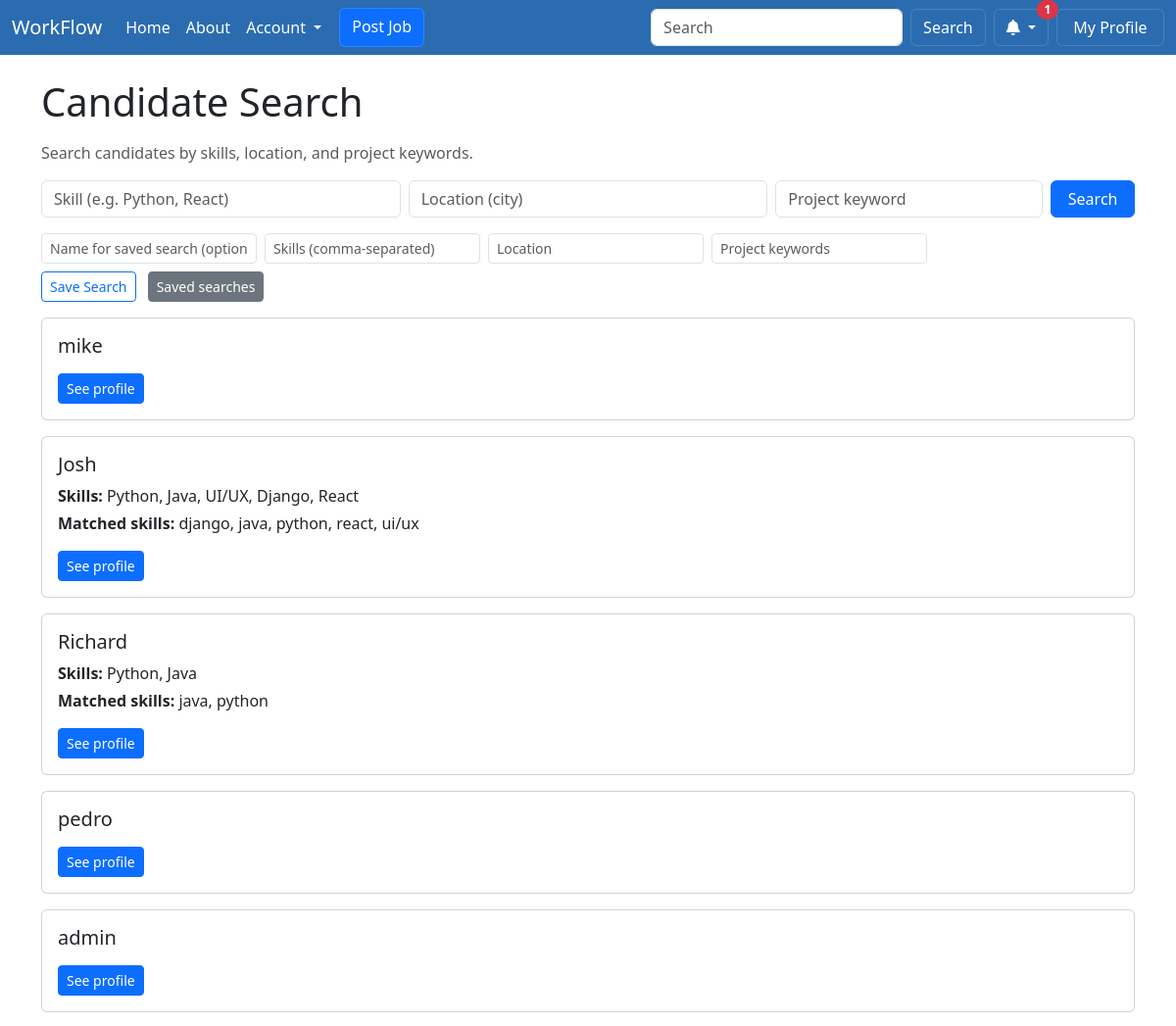
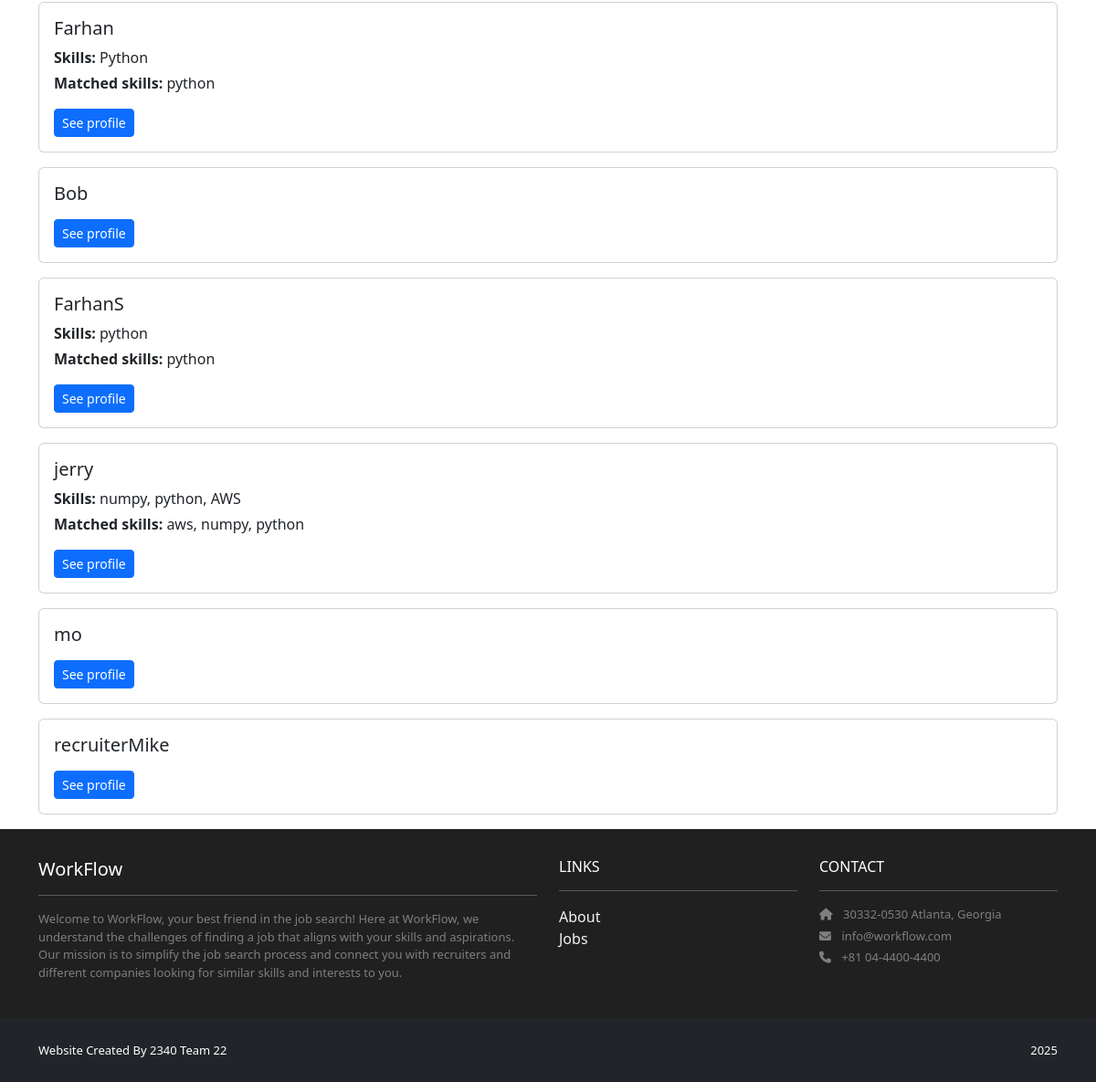
The app's page /recommended/recruiter/candidates/search/ (signed in), older data (2 pictures, top to bottom).
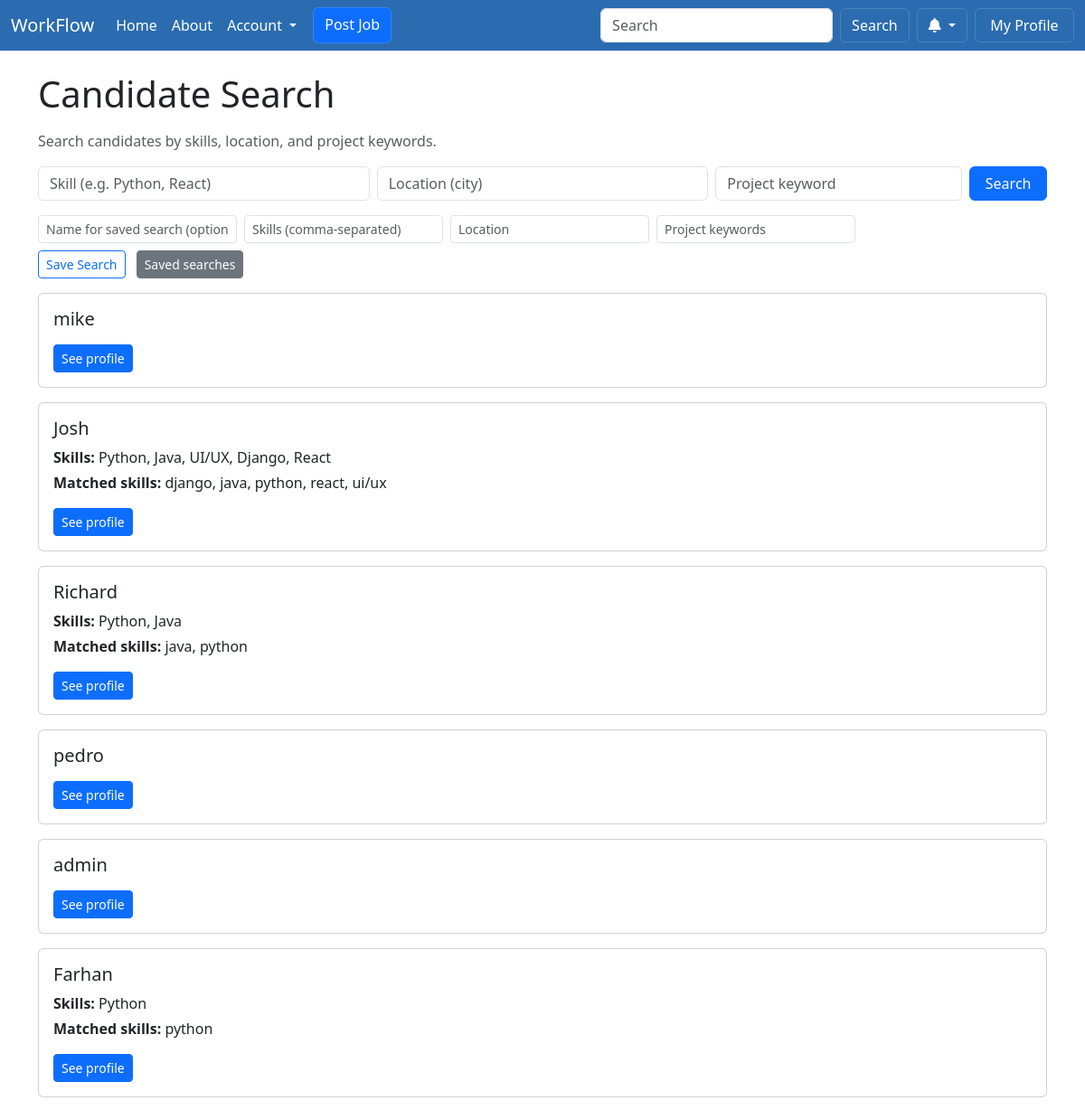
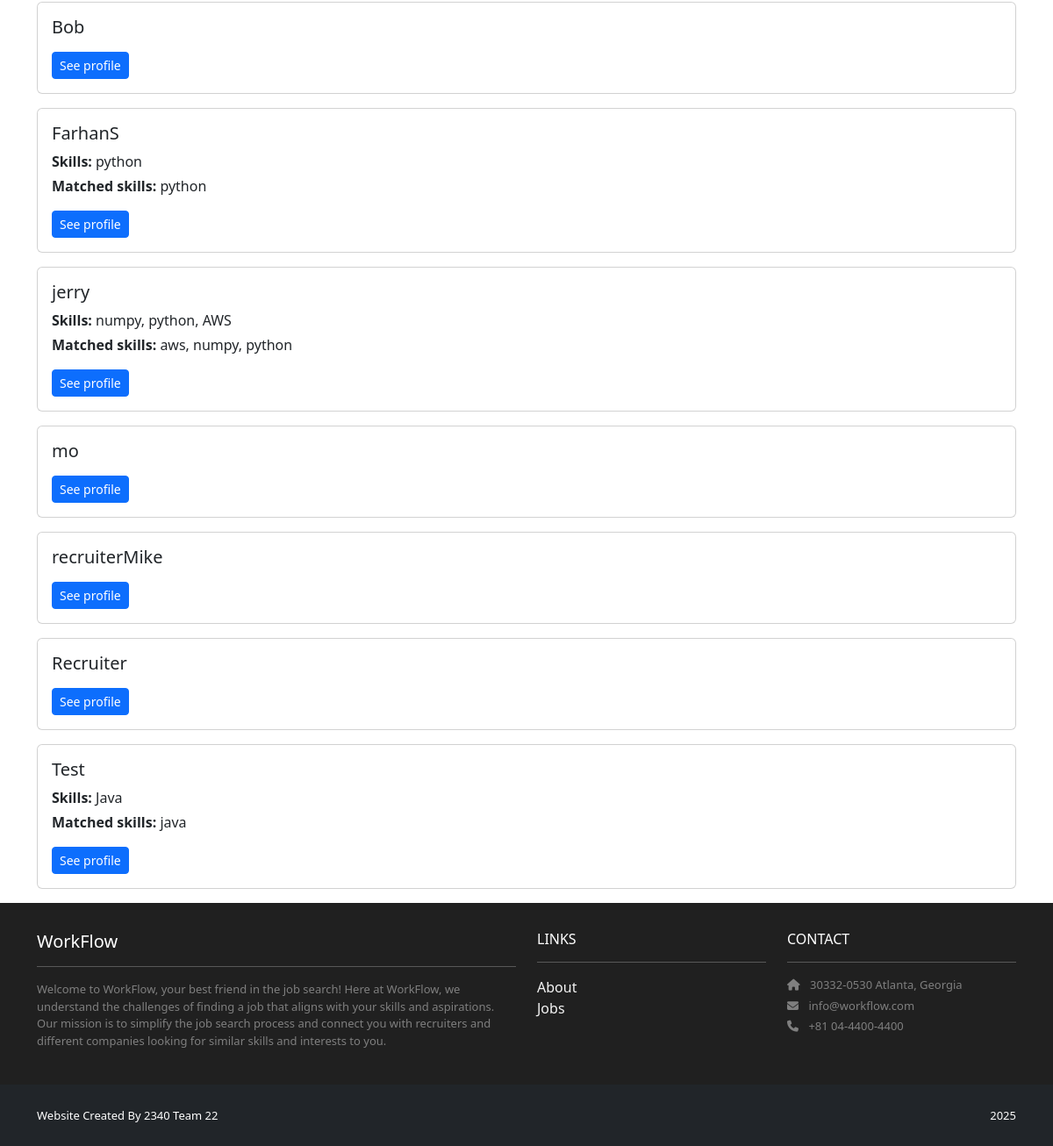
The same page, newer data (2 pictures, top to bottom).
### accounts/models.py (models this page shows)
class CustomUser(AbstractUser):
    class Roles(models.TextChoices):
        SEEKER = 'SEEKER', 'Seeker'
        RECRUITER = 'RECRUITER', 'Recruiter'
    role = models.CharField(max_length=10, choices=Roles.choices)
    @property
    def is_seeker(self):
        return self.role == self.Roles.SEEKER
    @property
    def is_recruiter(self):
        return self.role == self.Roles.RECRUITER
    @property
    def unread_notifications_count(self):
        try:
            return self.notifications.filter(is_read=False).count()
        except Exception:
            return 0

### profiles/models.py (models this page shows, shortened)
class Profile(models.Model):
    user = models.OneToOneField(User, on_delete=models.CASCADE, related_name='profile')
    headline = models.CharField(max_length=255, blank=True)
    skills = models.TextField(blank=True, help_text='Comma-separated skills')
    is_public = models.BooleanField(default=True)
    show_skills = models.BooleanField(default=True)
    show_education = models.BooleanField(default=True)
    show_experience = models.BooleanField(default=True)
    show_links = models.BooleanField(default=True)

### recommended/views.py (the view)
# urls.py: path('recruiter/candidates/search/', views.candidate_search, name='recommended.candidate_search'),
@login_required
def candidate_search(request):
    from profiles.models import Profile
    if not getattr(request.user, 'is_recruiter', False):
        return HttpResponseForbidden()
    candidates_qs = Profile.objects.filter(is_public=True)
    filter_params = {
        'skills': request.GET.get('skills', '').strip(),
        'location': request.GET.get('location', '').strip(),
        'projects': request.GET.get('projects', '').strip(),
    }
    orchestrator = FilterOrchestrator()
    candidates_qs = orchestrator.apply_filters(candidates_qs, filter_params)
    results = []
    for prof in candidates_qs:
        prof_terms = {s.strip().lower() for s in (prof.skills or '').split(',') if s.strip()}
        results.append({'profile': prof, 'matches': sorted(prof_terms)})
    return render(request, 'recommended/candidate_search.html', {'candidates': results, 'filters': filter_params})

### recommended/filters.py (called while the page is built)
    def apply_filters(self, qs, filter_params):
        for name, value in filter_params.items():
            if value:
                filter_class = self.filter_registry.get(name)
                if filter_class:
                    qs = filter_class().apply_filter(qs, value)
        return qs

### recommended/templates/recommended/candidate_search.html (shortened to what this page needs)
{% extends "base.html" %}
{% block content %}
<div class="container mt-4">
  <h1 class="mb-3">Candidate Search</h1>
  <p class="text-muted">Search candidates by skills, location, and project keywords.</p>
  <form method="get" class="mb-3">
    <div class="row g-2">
      <div class="col-md-4">
        <input name="skills" value="{{ filters.skills|default:'' }}" class="form-control" placeholder="Skill (e.g. Python, React)">
      </div>
      <div class="col-md-4">
        <input name="location" value="{{ filters.location|default:'' }}" class="form-control" placeholder="Location (city)">
      </div>
      <div class="col-md-3">
        <input name="projects" value="{{ filters.projects|default:'' }}" class="form-control" placeholder="Project keyword">
      </div>
      <div class="col-md-1">
        <button class="btn btn-primary w-100" type="submit">Search</button>
      </div>
    </div>
  </form>
  {% if user.is_authenticated and user.is_recruiter %}
    <div class="mb-3">
      <form method="post" action="{% url 'recommended.save_search' %}" class="row g-2 align-items-center">
        <div class="col-auto">
          <input type="text" name="name" class="form-control form-control-sm" placeholder="Name for saved search (optional)" value="" style="min-width:220px;">
        </div>
        <div class="col-auto">
          <input type="text" name="skills" class="form-control form-control-sm" placeholder="Skills (comma-separated)" value="{{ filters.skills|default:'' }}" style="min-width:220px;">
        </div>
        <div class="col-auto">
          <input type="text" name="location" class="form-control form-control-sm" placeholder="Location" value="{{ filters.location|default:'' }}" style="min-width:180px;">
        </div>
        <div class="col-auto">
          <input type="text" name="projects" class="form-control form-control-sm" placeholder="Project keywords" value="{{ filters.projects|default:'' }}" style="min-width:180px;">
        </div>
        <div class="col-auto">
          <button class="btn btn-sm btn-outline-primary">Save Search</button>
          <a class="btn btn-sm btn-secondary ms-2" href="{% url 'recommended.saved_searches' %}">Saved searches</a>
        </div>
      </form>
    </div>
  {% endif %}
  {% if not candidates %}
    <div class="alert alert-info">No candidates found matching the criteria.</div>
  {% else %}
    <div class="row">
      {% for item in candidates %}
        <div class="col-12 mb-3">
          <div class="card">
            <div class="card-body">
              <h5 class="card-title">
                {% if item.profile.user.get_full_name %}
                  {{ item.profile.user.get_full_name }}
                {% else %}
                  {{ item.profile.user.username }}
                {% endif %}
              </h5>
              {% if item.profile.skills %}
                <p class="mb-1"><strong>Skills:</strong> {{ item.profile.skills }}</p>
              {% endif %}
              {% if item.matches %}
                <p class="mb-1"><strong>Matched skills:</strong> {{ item.matches|join:", " }}</p>
              {% endif %}
              <div class="mt-3">
                <a href="{% url 'profiles:detail' item.profile.user.username %}" class="btn btn-sm btn-primary">See profile</a>
              </div>
            </div>
          </div>
        </div>
      {% endfor %}
    </div>
  {% endif %}
</div>
{% endblock content %}

### jobproject/templates/base.html (shortened to what the changed rows need)
<!DOCTYPE html>
<html>
  {% load static %}
  <head>
    <link rel="stylesheet" href="{% static 'style.css' %}">
    <link href="https://cdn.jsdelivr.net/npm/bootstrap@5.3.3/dist/css/bootstrap.min.css" rel="stylesheet">
    <link rel="stylesheet" href="https://cdnjs.cloudflare.com/ajax/libs/font-awesome/6.1.1/css/all.min.css">
  </head>
  <body>
    <nav class="navbar navbar-expand-lg bg-body-tertiary custom-lightblue">
      <div class="container-fluid">
        <div class="collapse navbar-collapse" id="navbarSupportedContent">
            <form class="d-flex align-items-center" role="search" action="{% url 'jobs.filters' %}" method="get">
              {% if user.is_authenticated and user.is_recruiter %}
                <div class="ms-2 dropdown">
                  <button class="btn btn-outline-secondary dropdown-toggle position-relative" type="button" id="notifDropdown" data-bs-toggle="dropdown" aria-expanded="false" title="Notifications">
                    <i class="fas fa-bell"></i>
                    {% if user.unread_notifications_count %}
                      <span class="position-absolute top-0 start-100 translate-middle badge rounded-pill bg-danger">{{ user.unread_notifications_count }}</span>
                    {% endif %}
                  </button>
                </div>
              {% endif %}
            </form>
          </div>
        </div>
      </nav>
    <main class="site-content">
      <div>
        {% block content %}
        {% endblock content %}
      </div>
    </main>
  </body>
</html>

Row changes from the older to the newer data that the page shows:
no longer on this page (row edited): CustomUser: unread_notifications_count "1"
added Profile: profile.user.username "Recruiter"
added Profile: profile.user.username "Test", profile.skills "Java", matches "java"
